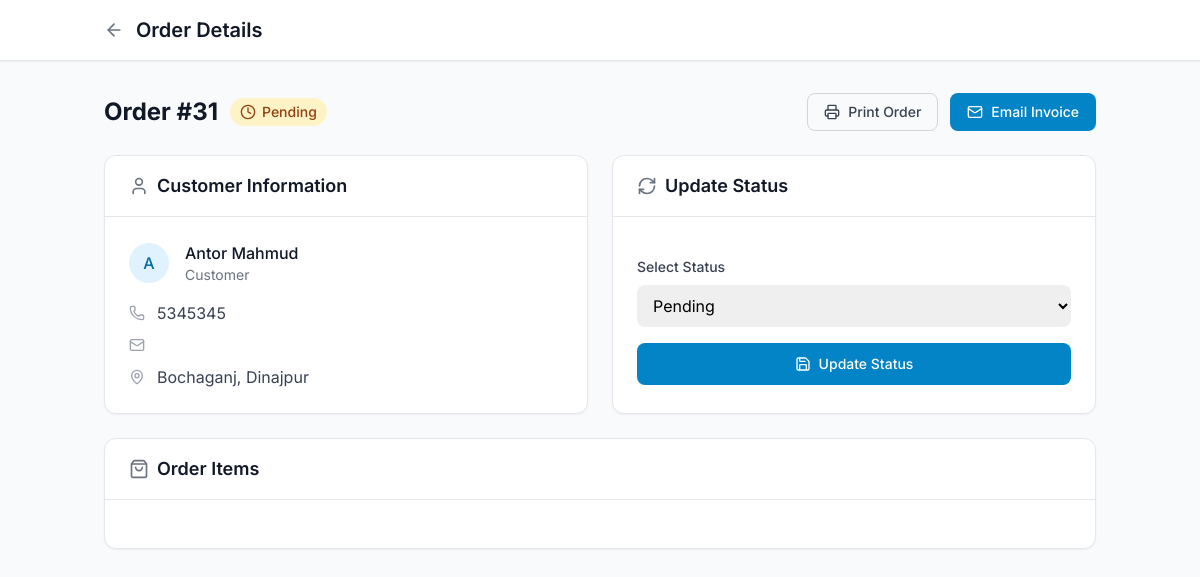
The page /orders/31/ (signed in) on the database its author committed.
### base/models.py (models this page shows, shortened)
class BaseModel(models.Model):
    created_at = models.DateTimeField(auto_now_add=True)
    updated_at = models.DateTimeField(auto_now=True)
    class Meta:
        abstract = True

class Order(BaseModel):
    user = models.ForeignKey(User, on_delete=models.CASCADE, related_name='user_orders', null=True, blank=True)
    SHIPPING_CHOICES = [
        ('dhaka', 'Inside Dhaka City'),
        ('chittagong', 'Inside Chittagong City'),
        ('outside', 'Outside Dhaka & Chittagong'),
    ]
    STATUS_CHOICES = [
        ('pending', 'Pending'),
        ('processing', 'Processing'),
        ('shipped', 'Shipped'),
        ('delivered', 'Delivered'),
        ('cancelled', 'Cancelled'),
    ]
    full_name = models.CharField(max_length=255)
    phone_number = models.CharField(max_length=15)
    email = models.EmailField(blank=True, null=True)
    address = models.TextField()
    shipping_method = models.CharField(max_length=20, choices=SHIPPING_CHOICES)
    order_status = models.CharField(max_length=20, choices=STATUS_CHOICES, default='pending')
    discount_amount = models.DecimalField(max_digits=10, decimal_places=2, default=0.00)
    shipping_cost = models.DecimalField(max_digits=10, decimal_places=2)
    total_price = models.DecimalField(max_digits=10, decimal_places=2)

### base/views.py (the view)
# urls.py: path('orders/<int:order_id>/', order_detail, name="order_detail"),
def order_detail(request, order_id):
    if not request.user.is_staff:
        messages.error(request, "Only admin can view this page.")
        return redirect('/')
    order = get_object_or_404(Order, id=order_id)
    context = {"order": order}
    return render(request, "orders/order_detail.html", context)

### base/context_processors.py (called while the page is built)
def category_context(request):
    categories = Category.objects.prefetch_related('child').all()
    return {'categories': categories}

def site_info_context(request):
    site_info = cache.get('site_info')
    if not site_info:
        site_info = SiteInfo.objects.first()
        cache.set('site_info', site_info, timeout=1000)
    return {'site_info': site_info}

def cart_item_count(request):
    cart_count = 0
    if request.user.is_authenticated:
        try:
            cart = Cart.objects.get(user=request.user)
            cart_count = len([item for item in CartItems.objects.filter(cart=cart)])
            print(cart_count)
        except Cart.DoesNotExist:
            cart_count = 0
    return {'cart_count': cart_count}

def get_brands(request):
    brands = Brand.objects.all().order_by('-id')
    return {'all_brands': brands}

### templates/orders/order_detail.html (shortened to what this page needs)
{% load static %}
<!DOCTYPE html>
<html lang="en">
<head>
    <script src="https://cdn.tailwindcss.com"></script>
</head>
<body class="bg-gray-50 min-h-screen">
    <div class="bg-white shadow-sm border-b">
        <div class="container mx-auto px-4 py-4">
            <div class="flex items-center space-x-3">
                <a href="javascript:history.back()" class="text-gray-500 hover:text-primary-600 transition-colors">
                    <i data-lucide="arrow-left" class="h-5 w-5"></i>
                </a>
                <h1 class="text-xl font-semibold text-gray-900">Order Details</h1>
            </div>
        </div>
    </div>
    <div class="container mx-auto px-4 py-8">
        <div class="flex flex-col md:flex-row md:items-center md:justify-between mb-6">
            <div>
                <div class="flex items-center space-x-3">
                    <h2 class="text-2xl font-bold text-gray-900">Order #{{ order.id }}</h2>
                    {% if order.order_status == 'pending' %}
                    <span class="inline-flex items-center px-2.5 py-1 rounded-full text-sm font-medium bg-amber-100 text-amber-800">
                        <i data-lucide="clock" class="h-4 w-4 mr-1.5"></i>
                        {{ order.get_order_status_display }}
                    </span>
                    {% elif order.order_status == 'processing' %}
                    <span class="inline-flex items-center px-2.5 py-1 rounded-full text-sm font-medium bg-blue-100 text-blue-800">
                        <i data-lucide="loader" class="h-4 w-4 mr-1.5"></i>
                        {{ order.get_order_status_display }}
                    </span>
                    {% elif order.order_status == 'shipped' %}
                    <span class="inline-flex items-center px-2.5 py-1 rounded-full text-sm font-medium bg-purple-100 text-purple-800">
                        <i data-lucide="truck" class="h-4 w-4 mr-1.5"></i>
                        {{ order.get_order_status_display }}
                    </span>
                    {% elif order.order_status == 'delivered' %}
                    <span class="inline-flex items-center px-2.5 py-1 rounded-full text-sm font-medium bg-green-100 text-green-800">
                        <i data-lucide="check-circle" class="h-4 w-4 mr-1.5"></i>
                        {{ order.get_order_status_display }}
                    </span>
                    {% else %}
                    <span class="inline-flex items-center px-2.5 py-1 rounded-full text-sm font-medium bg-red-100 text-red-800">
                        <i data-lucide="x-circle" class="h-4 w-4 mr-1.5"></i>
                        {{ order.get_order_status_display }}
                    </span>
                    {% endif %}
                </div>
            </div>
            <div class="flex items-center space-x-3 mt-4 md:mt-0">
                <button class="inline-flex items-center px-4 py-2 border border-gray-300 rounded-lg text-sm font-medium text-gray-700 hover:bg-gray-50 focus:outline-none focus:ring-2 focus:ring-offset-2 focus:ring-primary-500">
                    <i data-lucide="printer" class="h-4 w-4 mr-2"></i>
                    Print Order
                </button>
                <button class="inline-flex items-center px-4 py-2 border border-transparent rounded-lg text-sm font-medium text-white bg-primary-600 hover:bg-primary-700 focus:outline-none focus:ring-2 focus:ring-offset-2 focus:ring-primary-500">
                    <i data-lucide="mail" class="h-4 w-4 mr-2"></i>
                    Email Invoice
                </button>
            </div>
        </div>
        <div class="grid md:grid-cols-2 gap-6">
            <div class="bg-white rounded-xl shadow-sm border border-gray-200 overflow-hidden">
                <div class="px-6 py-4 border-b border-gray-200">
                    <h2 class="text-lg font-semibold text-gray-900 flex items-center">
                        <i data-lucide="user" class="h-5 w-5 mr-2 text-gray-500"></i>
                        Customer Information
                    </h2>
                </div>
                <div class="p-6 space-y-4">
                    <div class="flex items-center">
                        <div class="h-10 w-10 rounded-full bg-primary-100 flex items-center justify-center text-primary-700 font-medium">
                            {{ order.full_name|slice:":1" }}
                        </div>
                        <div class="ml-4">
                            <p class="font-medium text-gray-900">{{ order.full_name }}</p>
                            <p class="text-sm text-gray-500">Customer</p>
                        </div>
                    </div>
                    <div class="space-y-3 mt-6">
                        <div class="flex items-center text-gray-700">
                            <i data-lucide="phone" class="h-4 w-4 mr-3 text-gray-400"></i>
                            {{ order.phone_number }}
                        </div>
                        <div class="flex items-center text-gray-700">
                            <i data-lucide="mail" class="h-4 w-4 mr-3 text-gray-400"></i>
                        </div>
                        <div class="flex items-start text-gray-700">
                            <i data-lucide="map-pin" class="h-4 w-4 mr-3 text-gray-400 mt-1"></i>
                            <span>{{ order.address }}</span>
                        </div>
                    </div>
                </div>
            </div>
            <div class="bg-white rounded-xl shadow-sm border border-gray-200 overflow-hidden">
                <div class="px-6 py-4 border-b border-gray-200">
                    <h2 class="text-lg font-semibold text-gray-900 flex items-center">
                        <i data-lucide="refresh-cw" class="h-5 w-5 mr-2 text-gray-500"></i>
                        Update Status
                    </h2>
                </div>
                <div class="p-6">
                    <form method="POST" action="{% url 'update_order_status' order.id %}" class="space-y-4">
                        <div>
                            <label for="order_status" class="block text-sm font-medium text-gray-700 mb-2">
                                Select Status
                            </label>
                            <select name="order_status" class="block w-full pl-3 pr-10 py-2.5 text-base border-gray-300 focus:outline-none focus:ring-primary-500 focus:border-primary-500 rounded-lg">
                                {% for status, display in order.STATUS_CHOICES %}
                                <option value="{{ status }}" {% if order.order_status == status %}selected{% endif %}>
                                    {{ display }}
                                </option>
                                {% endfor %}
                            </select>
                        </div>
                        <button type="submit" class="w-full inline-flex justify-center items-center px-4 py-2.5 border border-transparent rounded-lg text-sm font-medium text-white bg-primary-600 hover:bg-primary-700 focus:outline-none focus:ring-2 focus:ring-offset-2 focus:ring-primary-500">
                            <i data-lucide="save" class="h-4 w-4 mr-2"></i>
                            Update Status
                        </button>
                    </form>
                </div>
            </div>
        </div>
        <div class="bg-white rounded-xl shadow-sm border border-gray-200 overflow-hidden mt-6">
            <div class="px-6 py-4 border-b border-gray-200">
                <h2 class="text-lg font-semibold text-gray-900 flex items-center">
                    <i data-lucide="shopping-bag" class="h-5 w-5 mr-2 text-gray-500"></i>
                    Order Items
                </h2>
            </div>
            <div class="p-6">
            </div>
        </div>
    </div>
</body>
</html>

### templates/orders/order_detail.html (style rules this page uses)
body { font-family: 'Inter', sans-serif; }

### rows shown on the page
Order: id "31", order_status "Pending", full_name "A", full_name "Antor Mahmud", phone_number "5345345", address "Bochaganj, Dinajpur"
